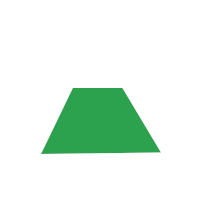
#> input picture data/4.png, 200 x 200 px
$ python inpaint.py ../data/4.png ../data/4_res.png
#> lines starting #> are read from the running program, lines starting #| are printed output that depends on the picture; after the words box and inside, x2 and y2 are one past the last pixel; in counts of white or black regions, pixels touching at a corner belong together
import sys
import numpy as np
from skimage.color import rgb2gray, rgb2lab
from skimage.filters import laplace
from scipy.ndimage import convolve
from PIL import Image

class Inpainter():
    def __init__(self, src: str):
        self.__image = self.__load_image(src)

        self.__width = self.__image.shape[1]
        self.__height = self.__image.shape[0]

        self.__mask = None
        self.__front = None
        self.__data = None
        self.__confidence = None
        self.__priority = None
        self.__patch_size = None

    def __load_image(self, src: str):
#> called with src = '../data/4.png'
        return np.array(Image.open(src))
#> returned value is the input picture: shape (200, 200, 3); mean R, G, B 226.1, 242.2, 230.6

    def __inpaint(self):
        while self.__mask.sum() != 0:
            self.__update_front()
            self.__update_priority()

            hp_patch_center = self.__highest_priority_patch_center()
            new_patch = self.__best_patch(hp_patch_center)

            self.__update(hp_patch_center, new_patch)
            print(f"Inpainting progress: {(1 - self.__mask.sum() / self.__mask.size) * 100:0.3f}%", end="\r")

    def __update(self, hp_pixel, new_patch):
        hp_patch_coords = self.__patch_coords_by_center(hp_pixel)

        update_positions = np.argwhere(
            self.__patch_data(self.__mask, hp_patch_coords) == 1) + [hp_patch_coords[0][0], hp_patch_coords[1][0]]
        patch_confidence = self.__confidence[hp_pixel[0], hp_pixel[1]]

        for point in update_positions:
            self.__confidence[point[0], point[1]] = patch_confidence

        mask = self.__patch_data(self.__mask, hp_patch_coords)
        rgb_mask = self._to_rgb(mask)
        old_img_patch = self.__patch_data(self.__image, hp_patch_coords)
        new_img_patch = self.__patch_data(self.__image, new_patch)

        new = new_img_patch * rgb_mask + old_img_patch * (1 - rgb_mask)

        self.__latch(self.__image, hp_patch_coords, new)
        self.__latch(self.__mask, hp_patch_coords, 0)


    def __latch(self, image, path_coords, path_data):
        image[
            path_coords[0][0]:path_coords[0][1]+1,
            path_coords[1][0]:path_coords[1][1]+1
        ] = path_data

    def __best_patch(self, hp_pixel: tuple):
        hp_patch = self.__patch_coords_by_center(hp_pixel)
        height, width = self.__image.shape[:2]
        patch_height, patch_width = (1 + hp_patch[0][1] - hp_patch[0][0]), (1 + hp_patch[1][1] - hp_patch[1][0])

        best_match = None
        best_match_difference = np.inf

        lab_image = rgb2lab(self.__image)

        for y in range(height - patch_height + 1):
            for x in range(width - patch_width + 1):
                patch = [
                    [y, y + patch_height-1],
                    [x, x + patch_width-1]
                ]
                if self.__patch_data(self.__mask, patch).sum() != 0:
                    continue

                difference = self.__patch_error(
                    lab_image,
                    hp_patch,
                    patch
                )

                if difference < best_match_difference:
                    best_match = patch
                    best_match_difference = difference

        return best_match

    def __patch_error(self, image, patch1_coords: tuple, patch2_coords: tuple):
        mask = 1 - self.__patch_data(self.__mask, patch1_coords)
        rgb_mask = self._to_rgb(mask)

        patch1 = self.__patch_data(image, patch1_coords) * rgb_mask
        patch2 = self.__patch_data(image, patch2_coords) * rgb_mask

        color_distance = ((patch1 - patch2) ** 2).sum()
        coords_distance = self.__patch_distance(patch1_coords, patch2_coords)

        return color_distance + coords_distance

    def __patch_distance(self, patch1_coords: tuple, patch2_coords: tuple):
        return np.sqrt(
            (patch1_coords[0][0] - patch2_coords[0][0]) ** 2 +
            (patch1_coords[1][0] - patch2_coords[1][0]) ** 2
        )

    def __update_front(self):
        self.__front = (laplace(self.__mask) > 0).astype(np.uint8)

    def __update_priority(self):
        self.__update_confidence()
        self.__update_data()
        self.__priority = self.__confidence * self.__data * self.__front

    def __update_data(self):
        normal = self.__normal()
        grad = self.__grad()

        data = normal * grad
        self.__data = np.sqrt(data[:, :, 0] ** 2 + data[:, :, 1] ** 2) + 0.001

    def __normal(self):
        x_kernel = np.array([[.25, 0, -.25], [.5, 0, -.5], [.25, 0, -.25]])
        y_kernel = np.array([[-.25, -.5, -.25], [0, 0, 0], [.25, .5, .25]])

        x_normal = convolve(self.__mask.astype(float), x_kernel)
        y_normal = convolve(self.__mask.astype(float), y_kernel)
        normal = np.dstack((x_normal, y_normal))

        height, width = normal.shape[:2]
        norm = np.sqrt(y_normal**2 + x_normal**2) \
                 .reshape(height, width, 1) \
                 .repeat(2, axis=2)
        norm[norm == 0] = 1

        unit_normal = normal/norm
        return unit_normal

    def __grad(self):
        grey_img = rgb2gray(self.__image)
        grey_img[self.__mask == 1] = None
        gradient = np.nan_to_num(np.gradient(grey_img))
        gradient_val = np.sqrt(gradient[0]**2 + gradient[1]**2)
        max_gradient = np.zeros((self.__height, self.__width, 2), dtype=np.float32)

        front = np.argwhere(self.__front == 1)
        for point in front:
            patch = self.__patch_coords_by_center(point)
            patch_y_gradient = self.__patch_data(gradient[0], patch)
            patch_x_gradient = self.__patch_data(gradient[1], patch)
            patch_gradient_val = self.__patch_data(gradient_val, patch)

            patch_max_pos = np.unravel_index(
                patch_gradient_val.argmax(),
                patch_gradient_val.shape
            )

            max_gradient[point[0], point[1], 0] = patch_y_gradient[patch_max_pos]
            max_gradient[point[0], point[1], 1] = patch_x_gradient[patch_max_pos]

        return max_gradient

    def __update_confidence(self):
        confidence = np.copy(self.__confidence)
        front_positions = np.argwhere(self.__front == 1)

        for x, y in front_positions:
            coords = self.__patch_coords_by_center((x, y))
            patch_area = (1 + coords[0][1] - coords[0][0]) * (1 + coords[1][1] - coords[1][0])
            confidence[x, y] = sum(sum(self.__patch_data(self.__confidence, coords))) / patch_area

        self.__confidence = confidence

    def apply(self, mask: np.ndarray, patch_size: int = 9):
        if mask.shape != self.__image.shape[:2]:
            raise ValueError("Mask shape must be the same as the image shape")

        self.__patch_size = patch_size
        self.__mask = np.copy(mask)
        self.__confidence = (1 - self.__mask).astype(np.float32)
        self.__data = np.zeros(self.__image.shape[2:], dtype=np.float32)

        self.__inpaint()
        return np.copy(self.__image)

    def __highest_priority_patch_center(self):
        return np.unravel_index(self.__priority.argmax(), self.__priority.shape)

    def __patch_coords_by_center(self, point: tuple):
        half_patch_size = (self.__patch_size - 1) // 2
        height, width = self.__image.shape[:2]

        patch = [
            [
                max(0, point[0] - half_patch_size),
                min(point[0] + half_patch_size, height-1)
            ],
            [
                max(0, point[1] - half_patch_size),
                min(point[1] + half_patch_size, width-1)
            ]
        ]

        return patch

    @staticmethod
    def __patch_data(src, patch_coords):
        return src[
            patch_coords[0][0]:patch_coords[0][1] + 1,
            patch_coords[1][0]:patch_coords[1][1] + 1
        ]

    @staticmethod
    def _to_rgb(image):
        h, w = image.shape[:2]
        return image.reshape(h, w, 1).repeat(3, axis=2)

    @property
    def shape(self):
        return self.__image.shape

def main():
    if len(sys.argv) != 3:
        print("Usage: python inpaint.py <image> <mask>")
        sys.exit(1)

    img_path = sys.argv[1]
    mask_path = sys.argv[2]

    inpainter = Inpainter(img_path)
    mask = np.array(Image.open(mask_path))
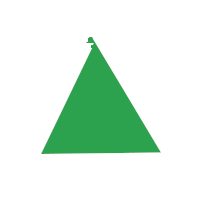
#> input picture data/4_res.png, 200 x 200 px
#> mask is the input picture: shape (200, 200, 3); mean R, G, B 220, 239.4, 225.5

    mask[mask < 10] = 0
    mask[mask > 240] = 255
#> mask: shape (200, 200, 3); 0.24% of pixels changed, all inside (x1, y1, x2, y2) = (43, 37, 161, 154)

    mask = np.floor(np.sum(mask, axis=2) // 765).astype(np.uint8)
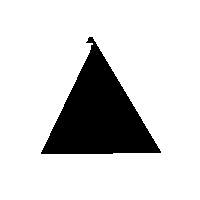
#> mask: shape (200, 200); values 0 (black) and 1 (white), 82.9% white; 1 black region, box (x1, y1, x2, y2) and area: (41, 37, 161, 154) 6852

    result = inpainter.apply(mask)
    Image.fromarray(result).show()

if __name__=="__main__":
#> (the run stopped early here; a loop or call above may not have finished)
